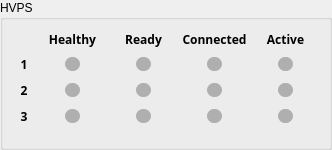
    <widget class="QGroupBox" name="groupBox_2">
     <property name="maximumSize">
      <size>
       <width>16777215</width>
       <height>150</height>
      </size>
     </property>
     <property name="styleSheet">
      <string notr="true">font: 75 bold 9pt &quot;Sans Serif&quot;;</string>
     </property>
     <property name="title">
      <string>HVPS</string>
     </property>
     <layout class="QGridLayout" name="gridLayout_20">
      <item row="2" column="3">
       <widget class="QLabel" name="con_hvps2">
        <property name="minimumSize">
         <size>
          <width>65</width>
          <height>16</height>
         </size>
        </property>
        <property name="maximumSize">
         <size>
          <width>65</width>
          <height>20</height>
         </size>
        </property>
        <property name="styleSheet">
         <string notr="true">QLabel {
margin-top: 3px;
margin-bottom: 3px;
margin-left: 25px;
margin-right: 25px;
border-radius: 7px;
min-height: 10px;
min-width: 15px;
background-color: rgb(175, 175, 175);
}</string>
        </property>
        <property name="text">
         <string/>
        </property>
       </widget>
      </item>
      <item row="1" column="0">
       <widget class="QLabel" name="label_150">
        <property name="minimumSize">
         <size>
          <width>20</width>
          <height>20</height>
         </size>
        </property>
        <property name="maximumSize">
         <size>
          <width>20</width>
          <height>20</height>
         </size>
        </property>
        <property name="font">
         <font>
          <family>Sans Serif</family>
          <pointsize>9</pointsize>
          <weight>75</weight>
          <italic>false</italic>
          <bold>true</bold>
         </font>
        </property>
        <property name="text">
         <string>1</string>
        </property>
        <property name="alignment">
         <set>Qt::AlignCenter</set>
        </property>
       </widget>
      </item>
      <item row="2" column="1">
       <widget class="QLabel" name="hlt_hvps2">
        <property name="minimumSize">
         <size>
          <width>65</width>
          <height>16</height>
         </size>
        </property>
        <property name="maximumSize">
         <size>
          <width>65</width>
          <height>20</height>
         </size>
        </property>
        <property name="styleSheet">
         <string notr="true">QLabel {
margin-top: 3px;
margin-bottom: 3px;
margin-left: 25px;
margin-right: 25px;
border-radius: 7px;
min-height: 10px;
min-width: 15px;
background-color: rgb(175, 175, 175);
}</string>
        </property>
        <property name="text">
         <string/>
        </property>
       </widget>
      </item>
      <item row="1" column="1">
       <widget class="QLabel" name="hlt_hvps1">
        <property name="minimumSize">
         <size>
          <width>65</width>
          <height>16</height>
         </size>
        </property>
        <property name="maximumSize">
         <size>
          <width>65</width>
          <height>20</height>
         </size>
        </property>
        <property name="styleSheet">
         <string notr="true">QLabel {
margin-top: 3px;
margin-bottom: 3px;
margin-left: 25px;
margin-right: 25px;
border-radius: 7px;
min-height: 10px;
min-width: 15px;
background-color: rgb(175, 175, 175);
}</string>
        </property>
        <property name="text">
         <string/>
        </property>
       </widget>
      </item>
      <item row="3" column="0">
       <widget class="QLabel" name="label_151">
        <property name="minimumSize">
         <size>
          <width>20</width>
          <height>20</height>
         </size>
        </property>
        <property name="maximumSize">
         <size>
          <width>20</width>
          <height>20</height>
         </size>
        </property>
        <property name="font">
         <font>
          <family>Sans Serif</family>
          <pointsize>9</pointsize>
          <weight>75</weight>
          <italic>false</italic>
          <bold>true</bold>
         </font>
        </property>
        <property name="text">
         <string>3</string>
        </property>
        <property name="alignment">
         <set>Qt::AlignCenter</set>
        </property>
       </widget>
      </item>
      <item row="0" column="4">
       <widget class="QLabel" name="label_152">
        <property name="font">
         <font>
          <family>Sans Serif</family>
          <pointsize>9</pointsize>
          <weight>75</weight>
          <italic>false</italic>
          <bold>true</bold>
         </font>
        </property>
        <property name="text">
         <string>Active</string>
        </property>
        <property name="alignment">
         <set>Qt::AlignCenter</set>
        </property>
       </widget>
      </item>
      <item row="1" column="4">
       <widget class="QLabel" name="actv_hvps1">
        <property name="minimumSize">
         <size>
          <width>65</width>
          <height>16</height>
         </size>
        </property>
        <property name="maximumSize">
         <size>
          <width>65</width>
          <height>20</height>
         </size>
        </property>
        <property name="styleSheet">
         <string notr="true">QLabel {
margin-top: 3px;
margin-bottom: 3px;
margin-left: 25px;
margin-right: 25px;
border-radius: 7px;
min-height: 10px;
min-width: 15px;
background-color: rgb(175, 175, 175);
}</string>
        </property>
        <property name="text">
         <string/>
        </property>
       </widget>
      </item>
      <item row="3" column="1">
       <widget class="QLabel" name="hlt_hvps3">
        <property name="minimumSize">
         <size>
          <width>65</width>
          <height>16</height>
         </size>
        </property>
        <property name="maximumSize">
         <size>
          <width>65</width>
          <height>20</height>
         </size>
        </property>
        <property name="styleSheet">
         <string notr="true">QLabel {
margin-top: 3px;
margin-bottom: 3px;
margin-left: 25px;
margin-right: 25px;
border-radius: 7px;
min-height: 10px;
min-width: 15px;
background-color: rgb(175, 175, 175);
}</string>
        </property>
        <property name="text">
         <string/>
        </property>
       </widget>
      </item>
      <item row="2" column="2">
       <widget class="QLabel" name="rdy_hvps2">
        <property name="minimumSize">
         <size>
          <width>65</width>
          <height>16</height>
         </size>
        </property>
        <property name="maximumSize">
         <size>
          <width>65</width>
          <height>20</height>
         </size>
        </property>
        <property name="styleSheet">
         <string notr="true">QLabel {
margin-top: 3px;
margin-bottom: 3px;
margin-left: 25px;
margin-right: 25px;
border-radius: 7px;
min-height: 10px;
min-width: 15px;
background-color: rgb(175, 175, 175);
}</string>
        </property>
        <property name="text">
         <string/>
        </property>
       </widget>
      </item>
      <item row="1" column="3">
       <widget class="QLabel" name="con_hvps1">
        <property name="minimumSize">
         <size>
          <width>65</width>
          <height>16</height>
         </size>
        </property>
        <property name="maximumSize">
         <size>
          <width>65</width>
          <height>20</height>
         </size>
        </property>
        <property name="styleSheet">
         <string notr="true">QLabel {
margin-top: 3px;
margin-bottom: 3px;
margin-left: 25px;
margin-right: 25px;
border-radius: 7px;
min-height: 10px;
min-width: 15px;
background-color: rgb(175, 175, 175);
}</string>
        </property>
        <property name="text">
         <string/>
        </property>
       </widget>
      </item>
      <item row="4" column="1" colspan="4">
       <spacer name="verticalSpacer_6">
        <property name="orientation">
         <enum>Qt::Vertical</enum>
        </property>
        <property name="sizeType">
         <enum>QSizePolicy::Maximum</enum>
        </property>
        <property name="sizeHint" stdset="0">
         <size>
          <width>20</width>
          <height>15</height>
         </size>
        </property>
       </spacer>
      </item>
      <item row="0" column="1">
       <widget class="QLabel" name="label_153">
        <property name="maximumSize">
         <size>
          <width>300</width>
          <height>16777215</height>
         </size>
        </property>
        <property name="font">
         <font>
          <family>Sans Serif</family>
          <pointsize>9</pointsize>
          <weight>75</weight>
          <italic>false</italic>
          <bold>true</bold>
         </font>
        </property>
        <property name="text">
         <string>Healthy</string>
        </property>
        <property name="alignment">
         <set>Qt::AlignCenter</set>
        </property>
       </widget>
      </item>
      <item row="0" column="3">
       <widget class="QLabel" name="label_154">
        <property name="font">
         <font>
          <family>Sans Serif</family>
          <pointsize>9</pointsize>
          <weight>75</weight>
          <italic>false</italic>
          <bold>true</bold>
         </font>
        </property>
        <property name="text">
         <string>Connected</string>
        </property>
        <property name="alignment">
         <set>Qt::AlignCenter</set>
        </property>
       </widget>
      </item>
      <item row="0" column="2">
       <widget class="QLabel" name="label_155">
        <property name="font">
         <font>
          <family>Sans Serif</family>
          <pointsize>9</pointsize>
          <weight>75</weight>
          <italic>false</italic>
          <bold>true</bold>
         </font>
        </property>
        <property name="text">
         <string>Ready</string>
        </property>
        <property name="alignment">
         <set>Qt::AlignCenter</set>
        </property>
       </widget>
      </item>
      <item row="3" column="4">
       <widget class="QLabel" name="actv_hvps3">
        <property name="minimumSize">
         <size>
          <width>65</width>
          <height>16</height>
         </size>
        </property>
        <property name="maximumSize">
         <size>
          <width>65</width>
          <height>20</height>
         </size>
        </property>
        <property name="styleSheet">
         <string notr="true">QLabel {
margin-top: 3px;
margin-bottom: 3px;
margin-left: 25px;
margin-right: 25px;
border-radius: 7px;
min-height: 10px;
min-width: 15px;
background-color: rgb(175, 175, 175);
}</string>
        </property>
        <property name="text">
         <string/>
        </property>
       </widget>
      </item>
      <item row="3" column="3">
       <widget class="QLabel" name="con_hvps3">
        <property name="minimumSize">
         <size>
          <width>65</width>
          <height>16</height>
         </size>
        </property>
        <property name="maximumSize">
         <size>
          <width>65</width>
          <height>20</height>
         </size>
        </property>
        <property name="styleSheet">
         <string notr="true">QLabel {
margin-top: 3px;
margin-bottom: 3px;
margin-left: 25px;
margin-right: 25px;
border-radius: 7px;
min-height: 10px;
min-width: 15px;
background-color: rgb(175, 175, 175);
}</string>
        </property>
        <property name="text">
         <string/>
        </property>
       </widget>
      </item>
      <item row="3" column="2">
       <widget class="QLabel" name="rdy_hvps3">
        <property name="minimumSize">
         <size>
          <width>65</width>
          <height>16</height>
         </size>
        </property>
        <property name="maximumSize">
         <size>
          <width>65</width>
          <height>20</height>
         </size>
        </property>
        <property name="styleSheet">
         <string notr="true">QLabel {
margin-top: 3px;
margin-bottom: 3px;
margin-left: 25px;
margin-right: 25px;
border-radius: 7px;
min-height: 10px;
min-width: 15px;
background-color: rgb(175, 175, 175);
}</string>
        </property>
        <property name="text">
         <string/>
        </property>
       </widget>
      </item>
      <item row="1" column="2">
       <widget class="QLabel" name="rdy_hvps1">
        <property name="minimumSize">
         <size>
          <width>65</width>
          <height>16</height>
         </size>
        </property>
        <property name="maximumSize">
         <size>
          <width>65</width>
          <height>20</height>
         </size>
        </property>
        <property name="styleSheet">
         <string notr="true">QLabel {
margin-top: 3px;
margin-bottom: 3px;
margin-left: 25px;
margin-right: 25px;
border-radius: 7px;
min-height: 10px;
min-width: 15px;
background-color: rgb(175, 175, 175);
}</string>
        </property>
        <property name="text">
         <string/>
        </property>
       </widget>
      </item>
      <item row="2" column="4">
       <widget class="QLabel" name="actv_hvps2">
        <property name="minimumSize">
         <size>
          <width>65</width>
          <height>16</height>
         </size>
        </property>
        <property name="maximumSize">
         <size>
          <width>65</width>
          <height>20</height>
         </size>
        </property>
        <property name="styleSheet">
         <string notr="true">QLabel {
margin-top: 3px;
margin-bottom: 3px;
margin-left: 25px;
margin-right: 25px;
border-radius: 7px;
min-height: 10px;
min-width: 15px;
background-color: rgb(175, 175, 175);
}</string>
        </property>
        <property name="text">
         <string/>
        </property>
       </widget>
      </item>
      <item row="2" column="0">
       <widget class="QLabel" name="label_156">
        <property name="minimumSize">
         <size>
          <width>20</width>
          <height>20</height>
         </size>
        </property>
        <property name="maximumSize">
         <size>
          <width>20</width>
          <height>20</height>
         </size>
        </property>
        <property name="font">
         <font>
          <family>Sans Serif</family>
          <pointsize>9</pointsize>
          <weight>75</weight>
          <italic>false</italic>
          <bold>true</bold>
         </font>
        </property>
        <property name="text">
         <string>2</string>
        </property>
        <property name="alignment">
         <set>Qt::AlignCenter</set>
        </property>
       </widget>
      </item>
     </layout>
    </widget>
